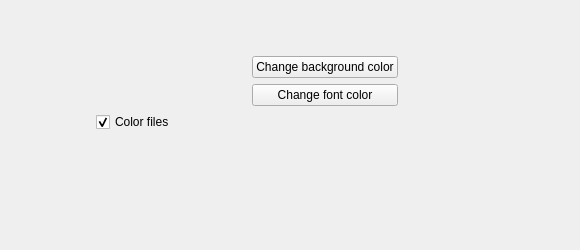
      <widget class="QWidget" name="pageSettingsShell">
       <widget class="QWidget" name="gridLayoutWidget">
        <property name="geometry">
         <rect>
          <x>90</x>
          <y>50</y>
          <width>481</width>
          <height>191</height>
         </rect>
        </property>
        <layout class="QGridLayout" name="shellGridLayout">
         <property name="leftMargin">
          <number>6</number>
         </property>
         <property name="topMargin">
          <number>6</number>
         </property>
         <property name="rightMargin">
          <number>6</number>
         </property>
         <property name="bottomMargin">
          <number>6</number>
         </property>
         <item row="0" column="1">
          <widget class="QPushButton" name="shellPushButtonBackground">
           <property name="text">
            <string>Change background color</string>
           </property>
          </widget>
         </item>
         <item row="1" column="1">
          <widget class="QPushButton" name="shellPushButtonFont">
           <property name="text">
            <string>Change font color</string>
           </property>
          </widget>
         </item>
         <item row="0" column="3">
          <spacer name="horizontalSpacer_7">
           <property name="orientation">
            <enum>Qt::Horizontal</enum>
           </property>
           <property name="sizeHint" stdset="0">
            <size>
             <width>40</width>
             <height>20</height>
            </size>
           </property>
          </spacer>
         </item>
         <item row="1" column="0">
          <widget class="QLabel" name="shellLabelCurrentFont">
           <property name="sizePolicy">
            <sizepolicy hsizetype="Fixed" vsizetype="Fixed">
             <horstretch>0</horstretch>
             <verstretch>0</verstretch>
            </sizepolicy>
           </property>
           <property name="minimumSize">
            <size>
             <width>150</width>
             <height>20</height>
            </size>
           </property>
           <property name="maximumSize">
            <size>
             <width>150</width>
             <height>20</height>
            </size>
           </property>
           <property name="text">
            <string/>
           </property>
          </widget>
         </item>
         <item row="0" column="0">
          <widget class="QLabel" name="shellLabelCurrentBackground">
           <property name="sizePolicy">
            <sizepolicy hsizetype="Fixed" vsizetype="Fixed">
             <horstretch>0</horstretch>
             <verstretch>0</verstretch>
            </sizepolicy>
           </property>
           <property name="minimumSize">
            <size>
             <width>150</width>
             <height>20</height>
            </size>
           </property>
           <property name="maximumSize">
            <size>
             <width>150</width>
             <height>20</height>
            </size>
           </property>
           <property name="text">
            <string/>
           </property>
          </widget>
         </item>
         <item row="3" column="1">
          <spacer name="verticalSpacer_4">
           <property name="orientation">
            <enum>Qt::Vertical</enum>
           </property>
           <property name="sizeHint" stdset="0">
            <size>
             <width>20</width>
             <height>40</height>
            </size>
           </property>
          </spacer>
         </item>
         <item row="2" column="0" colspan="2">
          <widget class="QCheckBox" name="checkColorShellFiles">
           <property name="text">
            <string>Color files</string>
           </property>
           <property name="checked">
            <bool>true</bool>
           </property>
          </widget>
         </item>
        </layout>
       </widget>
      </widget>
